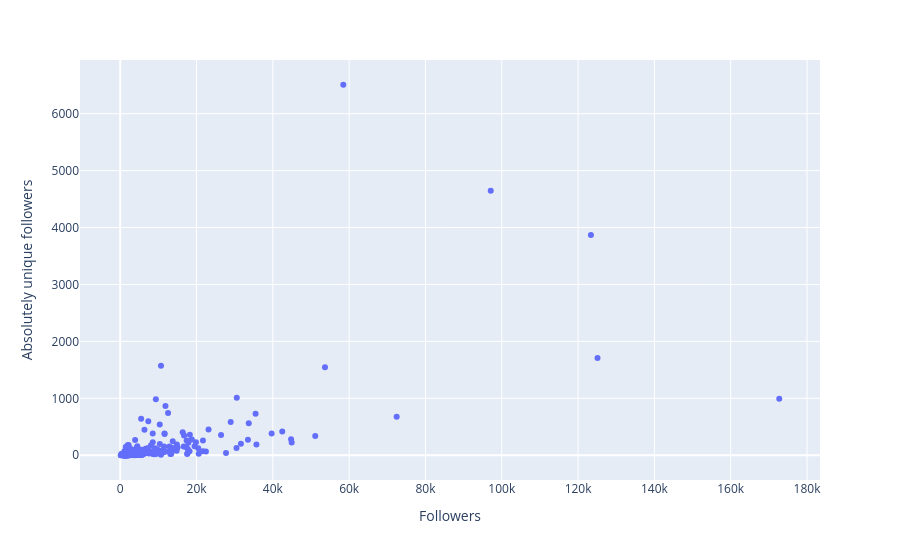

Here is the notebook cell this chart was saved with:
### Code cell
df = pd.DataFrame({
    "Absolutely unique followers": abs_unique,
    "Followers": follows_count,
    "Vtuber": vtuber_names,
})
fig = px.scatter(df, x="Followers", y="Absolutely unique followers", hover_name="Vtuber")
fig.show()

### Figure 1 — Plotly figure (JSON) as saved in the notebook; plotly's stock layout.template omitted (floating-point values rounded to 4 significant figures; data arrays with more than 128 entries replaced by an {"elided": "..."} marker saying what was removed)
{"data": [{"hovertemplate": "<b>%{hovertext}</b><br><br>Followers=%{x}<br>Absolutely unique followers=%{y}<extra></extra>", "hovertext": {"elided": "750 str values"}, "legendgroup": "", "marker": {"color": "#636efa", "symbol": "circle"}, "mode": "markers", "name": "", "orientation": "v", "showlegend": false, "type": "scatter", "x": {"elided": "750 int values"}, "xaxis": "x", "y": {"elided": "750 int values"}, "yaxis": "y"}], "layout": {"legend": {"tracegroupgap": 0}, "margin": {"t": 60}, "xaxis": {"anchor": "y", "domain": [0, 1], "title": {"text": "Followers"}}, "yaxis": {"anchor": "x", "domain": [0, 1], "title": {"text": "Absolutely unique followers"}}}}
